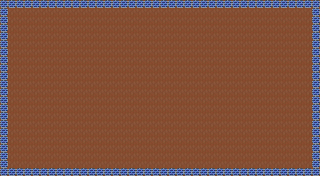

Below is a game level as drawn by its tile map, then a one-line description and the .tmx file that defines it, in full:
An orthogonal 40x22 tile map with 8x8 px tiles, 2 tile layers (floor, walls) and 14 objects (7x fruit, 5x wall, player, stageGate).

<map version="1.2" tiledversion="1.2.4" orientation="orthogonal" renderorder="right-down" width="40" height="22" tilewidth="8" tileheight="8" infinite="0" backgroundcolor="#444444" nextlayerid="7" nextobjectid="25">
 <properties>
  <property name="x" type="int" value="7" />
  <property name="y" type="int" value="1" />
  <property name="z" type="int" value="1" />
 </properties>
 <tileset firstgid="1" source="cpillarTiles.tsx" />
 <layer id="3" name="floor" width="40" height="22">
  <data encoding="csv">
5,5,5,5,5,5,5,5,5,5,5,5,5,5,5,5,5,5,5,5,5,5,5,5,5,5,5,5,5,5,5,5,5,5,5,5,5,5,5,5,
5,5,5,5,5,5,5,5,5,5,5,5,5,5,5,5,5,5,5,5,5,5,5,5,5,5,5,5,5,5,5,5,5,5,5,5,5,5,5,5,
5,5,5,5,5,5,5,5,5,5,5,5,5,5,5,5,5,5,5,5,5,5,5,5,5,5,5,5,5,5,5,5,5,5,5,5,5,5,5,5,
5,5,5,5,5,5,5,5,5,5,5,5,5,5,5,5,5,5,5,5,5,5,5,5,5,5,5,5,5,5,5,5,5,5,5,5,5,5,5,5,
5,5,5,5,5,5,5,5,5,5,5,5,5,5,5,5,5,5,5,5,5,5,5,5,5,5,5,5,5,5,5,5,5,5,5,5,5,5,5,5,
5,5,5,5,5,5,5,5,5,5,5,5,5,5,5,5,5,5,5,5,5,5,5,5,5,5,5,5,5,5,5,5,5,5,5,5,5,5,5,5,
5,5,5,5,5,5,5,5,5,5,5,5,5,5,5,5,5,5,5,5,5,5,5,5,5,5,5,5,5,5,5,5,5,5,5,5,5,5,5,5,
5,5,5,5,5,5,5,5,5,5,5,5,5,5,5,5,5,5,5,5,5,5,5,5,5,5,5,5,5,5,5,5,5,5,5,5,5,5,5,5,
5,5,5,5,5,5,5,5,5,5,5,5,5,5,5,5,5,5,5,5,5,5,5,5,5,5,5,5,5,5,5,5,5,5,5,5,5,5,5,5,
5,5,5,5,5,5,5,5,5,5,5,5,5,5,5,5,5,5,5,5,5,5,5,5,5,5,5,5,5,5,5,5,5,5,5,5,5,5,5,5,
5,5,5,5,5,5,5,5,5,5,5,5,5,5,5,5,5,5,5,5,5,5,5,5,5,5,5,5,5,5,5,5,5,5,5,5,5,5,5,5,
5,5,5,5,5,5,5,5,5,5,5,5,5,5,5,5,5,5,5,5,5,5,5,5,5,5,5,5,5,5,5,5,5,5,5,5,5,5,5,5,
5,5,5,5,5,5,5,5,5,5,5,5,5,5,5,5,5,5,5,5,5,5,5,5,5,5,5,5,5,5,5,5,5,5,5,5,5,5,5,5,
5,5,5,5,5,5,5,5,5,5,5,5,5,5,5,5,5,5,5,5,5,5,5,5,5,5,5,5,5,5,5,5,5,5,5,5,5,5,5,5,
5,5,5,5,5,5,5,5,5,5,5,5,5,5,5,5,5,5,5,5,5,5,5,5,5,5,5,5,5,5,5,5,5,5,5,5,5,5,5,5,
5,5,5,5,5,5,5,5,5,5,5,5,5,5,5,5,5,5,5,5,5,5,5,5,5,5,5,5,5,5,5,5,5,5,5,5,5,5,5,5,
5,5,5,5,5,5,5,5,5,5,5,5,5,5,5,5,5,5,5,5,5,5,5,5,5,5,5,5,5,5,5,5,5,5,5,5,5,5,5,5,
5,5,5,5,5,5,5,5,5,5,5,5,5,5,5,5,5,5,5,5,5,5,5,5,5,5,5,5,5,5,5,5,5,5,5,5,5,5,5,5,
5,5,5,5,5,5,5,5,5,5,5,5,5,5,5,5,5,5,5,5,5,5,5,5,5,5,5,5,5,5,5,5,5,5,5,5,5,5,5,5,
5,5,5,5,5,5,5,5,5,5,5,5,5,5,5,5,5,5,5,5,5,5,5,5,5,5,5,5,5,5,5,5,5,5,5,5,5,5,5,5,
5,5,5,5,5,5,5,5,5,5,5,5,5,5,5,5,5,5,5,5,5,5,5,5,5,5,5,5,5,5,5,5,5,5,5,5,5,5,5,5,
5,5,5,5,5,5,5,5,5,5,5,5,5,5,5,5,5,5,5,5,5,5,5,5,5,5,5,5,5,5,5,5,5,5,5,5,5,5,5,5
</data>
 </layer>
 <layer id="1" name="walls" width="40" height="22">
  <data encoding="csv">
3,3,3,3,3,3,3,3,3,3,3,3,3,3,3,3,3,3,3,3,3,3,3,3,3,3,3,3,3,3,3,3,3,3,3,3,3,3,3,3,
3,0,0,0,0,0,0,0,0,0,0,0,0,0,0,0,0,0,0,0,0,0,0,0,0,0,0,0,0,0,0,0,0,0,0,0,0,0,0,3,
3,0,0,0,0,0,0,0,0,0,0,0,0,0,0,0,0,0,0,0,0,0,0,0,0,0,0,0,0,0,0,0,0,0,0,0,0,0,0,3,
3,0,0,0,0,0,0,0,0,0,0,0,0,0,0,0,0,0,0,0,0,0,0,0,0,0,0,0,0,0,0,0,0,0,0,0,0,0,0,3,
3,0,0,0,0,0,0,0,0,0,0,0,0,0,0,0,0,0,0,0,0,0,0,0,0,0,0,0,0,0,0,0,0,0,0,0,0,0,0,3,
3,0,0,0,0,0,0,0,0,0,0,0,0,0,0,0,0,0,0,0,0,0,0,0,0,0,0,0,0,0,0,0,0,0,0,0,0,0,0,3,
3,0,0,0,0,0,0,0,0,0,0,0,0,0,0,0,0,0,0,0,0,0,0,0,0,0,0,0,0,0,0,0,0,0,0,0,0,0,0,3,
3,0,0,0,0,0,0,0,0,0,0,0,0,0,0,0,0,0,0,0,0,0,0,0,0,0,0,0,0,0,0,0,0,0,0,0,0,0,0,3,
3,0,0,0,0,0,0,0,0,0,0,0,0,0,0,0,0,0,0,0,0,0,0,0,0,0,0,0,0,0,0,0,0,0,0,0,0,0,0,3,
3,0,0,0,0,0,0,0,0,0,0,0,0,0,0,0,0,0,0,0,0,0,0,0,0,0,0,0,0,0,0,0,0,0,0,0,0,0,0,3,
3,0,0,0,0,0,0,0,0,0,0,0,0,0,0,0,0,0,0,0,0,0,0,0,0,0,0,0,0,0,0,0,0,0,0,0,0,0,0,3,
3,0,0,0,0,0,0,0,0,0,0,0,0,0,0,0,0,0,0,0,0,0,0,0,0,0,0,0,0,0,0,0,0,0,0,0,0,0,0,3,
3,0,0,0,0,0,0,0,0,0,0,0,0,0,0,0,0,0,0,0,0,0,0,0,0,0,0,0,0,0,0,0,0,0,0,0,0,0,0,3,
3,0,0,0,0,0,0,0,0,0,0,0,0,0,0,0,0,0,0,0,0,0,0,0,0,0,0,0,0,0,0,0,0,0,0,0,0,0,0,3,
3,0,0,0,0,0,0,0,0,0,0,0,0,0,0,0,0,0,0,0,0,0,0,0,0,0,0,0,0,0,0,0,0,0,0,0,0,0,0,3,
3,0,0,0,0,0,0,0,0,0,0,0,0,0,0,0,0,0,0,0,0,0,0,0,0,0,0,0,0,0,0,0,0,0,0,0,0,0,0,3,
3,0,0,0,0,0,0,0,0,0,0,0,0,0,0,0,0,0,0,0,0,0,0,0,0,0,0,0,0,0,0,0,0,0,0,0,0,0,0,3,
3,0,0,0,0,0,0,0,0,0,0,0,0,0,0,0,0,0,0,0,0,0,0,0,0,0,0,0,0,0,0,0,0,0,0,0,0,0,0,3,
3,0,0,0,0,0,0,0,0,0,0,0,0,0,0,0,0,0,0,0,0,0,0,0,0,0,0,0,0,0,0,0,0,0,0,0,0,0,0,3,
3,0,0,0,0,0,0,0,0,0,0,0,0,0,0,0,0,0,0,0,0,0,0,0,0,0,0,0,0,0,0,0,0,0,0,0,0,0,0,3,
3,0,0,0,0,0,0,0,0,0,0,0,0,0,0,0,0,0,0,0,0,0,0,0,0,0,0,0,0,0,0,0,0,0,0,0,0,0,0,3,
3,3,3,3,3,3,3,3,3,3,3,3,3,3,3,3,3,3,3,3,3,3,3,3,3,3,3,3,3,3,3,3,3,3,3,3,3,3,3,3
</data>
 </layer>
 <objectgroup id="2" name="Object Layer 1">
  <object id="2" type="wall" x="-48" y="40" width="40" height="24" />
  <object id="11" type="wall" x="0" y="0" width="8" height="176" />
  <object id="12" type="wall" x="8" y="168" width="312" height="8" />
  <object id="13" type="wall" x="312" y="0" width="8" height="168" />
  <object id="14" type="wall" x="8" y="0" width="304" height="8" />
  <object id="15" name="PLAYER SPAWN" type="player" x="88" y="136" width="8" height="8" />
  <object id="16" name="Exit" type="stageGate" x="200" y="56" width="8" height="8">
   <properties>
    <property name="x" type="int" value="1" />
    <property name="y" type="int" value="1" />
    <property name="z" type="int" value="1" />
   </properties>
  </object>
  <object id="17" name="fruit" type="fruit" x="184" y="88" width="8" height="8">
   <properties>
    <property name="fruitType" type="int" value="7" />
   </properties>
  </object>
  <object id="19" name="fruit" type="fruit" x="200" y="88" width="8" height="8">
   <properties>
    <property name="fruitType" type="int" value="7" />
   </properties>
  </object>
  <object id="20" name="fruit" type="fruit" x="216" y="88" width="8" height="8">
   <properties>
    <property name="fruitType" type="int" value="7" />
   </properties>
  </object>
  <object id="21" name="fruit" type="fruit" x="200" y="104" width="8" height="8">
   <properties>
    <property name="fruitType" type="int" value="7" />
   </properties>
  </object>
  <object id="22" name="fruit" type="fruit" x="184" y="120" width="8" height="8">
   <properties>
    <property name="fruitType" type="int" value="7" />
   </properties>
  </object>
  <object id="23" name="fruit" type="fruit" x="200" y="120" width="8" height="8">
   <properties>
    <property name="fruitType" type="int" value="7" />
   </properties>
  </object>
  <object id="24" name="fruit" type="fruit" x="216" y="120" width="8" height="8">
   <properties>
    <property name="fruitType" type="int" value="7" />
   </properties>
  </object>
 </objectgroup>
</map>
